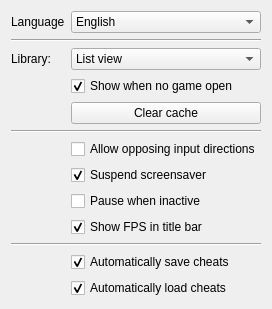
     <widget class="QWidget" name="interface_2">
      <layout class="QFormLayout" name="formLayout_4">
       <item row="0" column="0">
        <widget class="QLabel" name="label_26">
         <property name="text">
          <string>Language</string>
         </property>
        </widget>
       </item>
       <item row="0" column="1">
        <widget class="QComboBox" name="languages">
         <item>
          <property name="text">
           <string>English</string>
          </property>
         </item>
        </widget>
       </item>
       <item row="1" column="0" colspan="2">
        <widget class="Line" name="line_10">
         <property name="orientation">
          <enum>Qt::Horizontal</enum>
         </property>
        </widget>
       </item>
       <item row="2" column="0">
        <widget class="QLabel" name="label_6">
         <property name="text">
          <string>Library:</string>
         </property>
        </widget>
       </item>
       <item row="2" column="1">
        <widget class="QComboBox" name="libraryStyle">
         <item>
          <property name="text">
           <string>List view</string>
          </property>
         </item>
         <item>
          <property name="text">
           <string>Tree view</string>
          </property>
         </item>
        </widget>
       </item>
       <item row="3" column="1">
        <widget class="QCheckBox" name="showLibrary">
         <property name="text">
          <string>Show when no game open</string>
         </property>
         <property name="checked">
          <bool>true</bool>
         </property>
        </widget>
       </item>
       <item row="4" column="1">
        <widget class="QPushButton" name="clearCache">
         <property name="text">
          <string>Clear cache</string>
         </property>
        </widget>
       </item>
       <item row="5" column="0" colspan="2">
        <widget class="Line" name="line_8">
         <property name="orientation">
          <enum>Qt::Horizontal</enum>
         </property>
        </widget>
       </item>
       <item row="6" column="1">
        <widget class="QCheckBox" name="allowOpposingDirections">
         <property name="text">
          <string>Allow opposing input directions</string>
         </property>
        </widget>
       </item>
       <item row="7" column="1">
        <widget class="QCheckBox" name="suspendScreensaver">
         <property name="text">
          <string>Suspend screensaver</string>
         </property>
         <property name="checked">
          <bool>true</bool>
         </property>
        </widget>
       </item>
       <item row="8" column="1">
        <widget class="QCheckBox" name="pauseOnFocusLost">
         <property name="text">
          <string>Pause when inactive</string>
         </property>
        </widget>
       </item>
       <item row="9" column="1">
        <widget class="QCheckBox" name="showFps">
         <property name="text">
          <string>Show FPS in title bar</string>
         </property>
         <property name="checked">
          <bool>true</bool>
         </property>
        </widget>
       </item>
       <item row="10" column="0" colspan="2">
        <widget class="Line" name="line_13">
         <property name="orientation">
          <enum>Qt::Horizontal</enum>
         </property>
        </widget>
       </item>
       <item row="11" column="1">
        <widget class="QCheckBox" name="cheatAutosave">
         <property name="text">
          <string>Automatically save cheats</string>
         </property>
         <property name="checked">
          <bool>true</bool>
         </property>
        </widget>
       </item>
       <item row="12" column="1">
        <widget class="QCheckBox" name="cheatAutoload">
         <property name="text">
          <string>Automatically load cheats</string>
         </property>
         <property name="checked">
          <bool>true</bool>
         </property>
        </widget>
       </item>
      </layout>
     </widget>
